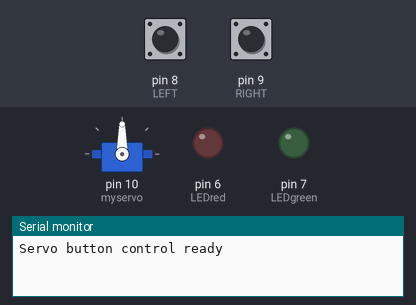
A sketch run on a simulated Arduino Uno, built with avr-gcc and run on an emulated ATmega328P. Shown: servo, output pins drawn as LEDs (lit = HIGH), the last lines printed to the serial monitor. Inputs (shaded band) come from the test bench; at power-on: pin 8 (LEFT) HIGH, pin 9 (RIGHT) HIGH.

Above: at 1.2 s.
1.3 s: pin 8 (LEFT) pulled LOW for 0.15 s
At 2.2 s:
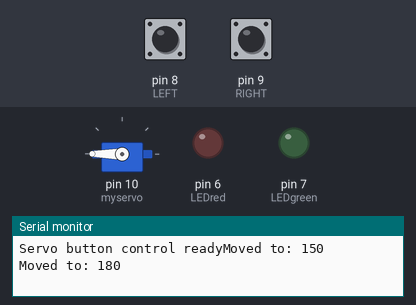
3.0 s: pin 9 (RIGHT) pulled LOW for 1 s
At 5.2 s:
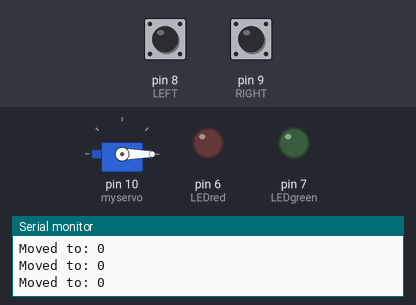
5.5 s: pin 8 (LEFT) pulled LOW for 1 s
At 6.3 s:
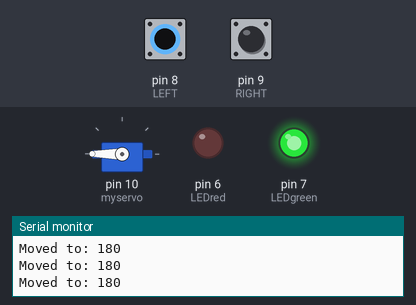
8.0 s: pin 9 (RIGHT) pulled LOW for 0.15 s
At 8.5 s:
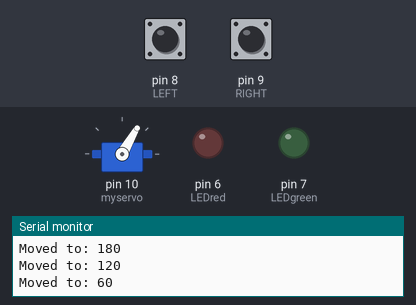
9.7 s: pin 9 (RIGHT) pulled LOW for 3.2 s
At 10.9 s:
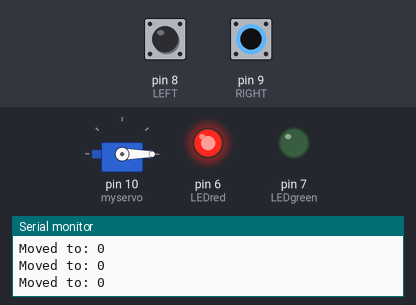
14.4 s: pin 8 (LEFT) pulled LOW for 0.15 s
At 15.8 s:
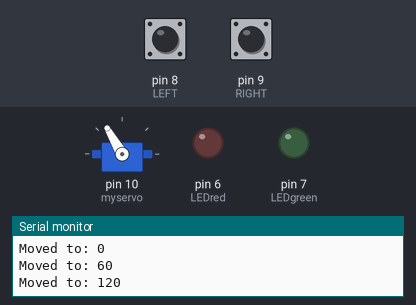
Timing chart, 0 to 17.1 s (numbered marks = the images above; inputs shaded):
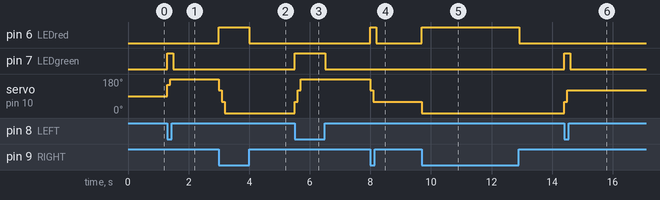

Measured:
- after the input at 1.3 s, pin 7 (LEDgreen): LOW → HIGH at once, → LOW 0.20 s later; servo on pin 10 (myservo): 90° → 150° at once, → 180° 0.10 s later
- after the input at 3.0 s, pin 6 (LEDred): LOW → HIGH at once, → LOW 1.0 s later; servo on pin 10 (myservo): 180° → 120° at once, → 60° 0.10 s later, → 0° 0.10 s later
- after the input at 5.5 s, pin 7 (LEDgreen): LOW → HIGH at once, → LOW 1.0 s later; servo on pin 10 (myservo): 0° → 60° at once, → 120° 0.10 s later, → 180° 0.10 s later
- after the input at 8.0 s, pin 6 (LEDred): LOW → HIGH at once, → LOW 0.20 s later; servo on pin 10 (myservo): 180° → 120° at once, → 60° 0.10 s later
- after the input at 9.7 s, pin 6 (LEDred): LOW → HIGH at once, → LOW 3.2 s later; servo on pin 10 (myservo): 60° → 0° at once
- after the input at 14.4 s, pin 7 (LEDgreen): LOW → HIGH at once, → LOW 0.20 s later; servo on pin 10 (myservo): 0° → 60° at once, → 120° 0.10 s later

The sketch:

pushbuttoncontrol_nov4_vol_0.16.ino
```cpp
#include <Servo.h>

int LEDgreen = 7;
int LEDred = 6;
Servo myservo;

#define LEFT 8
#define RIGHT 9

int angle = 90;
int angleStep = 60;

void setup() {

  pinMode(LEDgreen, OUTPUT);
  pinMode(LEDred, OUTPUT);
  pinMode(LEFT, INPUT_PULLUP);
  pinMode(RIGHT, INPUT_PULLUP);
  myservo.attach(10);

  Serial.begin(9600);
  myservo.write(angle);

  Serial.print("Servo button control ready");

}

void loop() {
  // Left button (green)
  if (digitalRead(LEFT) == LOW) {
    digitalWrite(LEDgreen, HIGH);
    digitalWrite(LEDred, LOW);

    angle += angleStep;

    if (angle > 180) angle = 180;
    myservo.write(angle);
    Serial.print("Moved to: ");
    Serial.println(angle);

    delay(100);
  }
  else{
    digitalWrite(LEDgreen, LOW);
  }

  // Right button (red)
  if (digitalRead(RIGHT) == LOW) {
    digitalWrite(LEDgreen, LOW);
    digitalWrite(LEDred, HIGH);

    angle -= angleStep;

    if (angle < 0) angle = 0;
    myservo.write(angle);
    Serial.print("Moved to: ");
    Serial.println(angle);

    delay(100);
  }
  else{
    digitalWrite(LEDred, LOW);
  }
}
```
